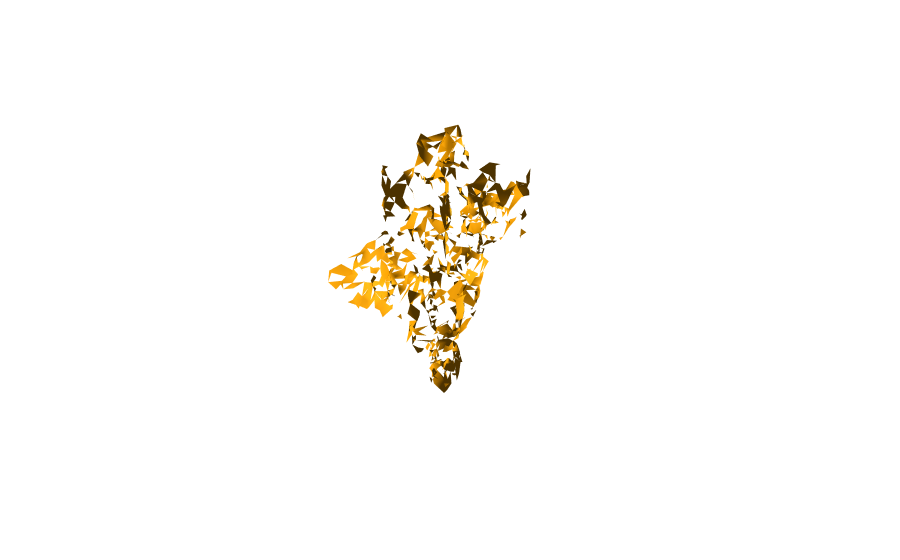

Source (notebook cell):
### Markdown cell above
# BPA Mesh

### Code cell
# ---- Load .ply file ----
file_path = "/work/csse463/202620/04/csse463-image-recognition-project/Meshing/new_reconstructed_bpa_2.ply"  # <-- change this
mesh = o3d.io.read_triangle_mesh(file_path)

if not mesh.has_vertex_normals():
    mesh.compute_vertex_normals()

vertices = np.asarray(mesh.vertices)
triangles = np.asarray(mesh.triangles)

fig = go.Figure(data=[
    go.Mesh3d(
        x=vertices[:,0],
        y=vertices[:,1],
        z=vertices[:,2],
        i=triangles[:,0],
        j=triangles[:,1],
        k=triangles[:,2],
        color='orange',
        opacity=1.0,
        lighting=dict(
            ambient=0.3,
            diffuse=0.8,
            specular=0.3,
            roughness=0.5
        )
    )
])

fig.update_layout(
    scene=dict(
        aspectmode='data', 
        xaxis=dict(visible=False),
        yaxis=dict(visible=False),
        zaxis=dict(visible=False),
        bgcolor='white'
    ),
    paper_bgcolor='white'
)

fig.show()

### Figure 1 — Plotly figure (JSON) as saved in the notebook; plotly's stock layout.template omitted (floating-point values rounded to 4 significant figures; data arrays with more than 128 entries replaced by an {"elided": "..."} marker saying what was removed)
{"data": [{"color": "orange", "i": {"elided": "1774 int values"}, "j": {"elided": "1774 int values"}, "k": {"elided": "1774 int values"}, "lighting": {"ambient": 0.3, "diffuse": 0.8, "roughness": 0.5, "specular": 0.3}, "opacity": 1, "type": "mesh3d", "x": {"elided": "2048 float values"}, "y": {"elided": "2048 float values"}, "z": {"elided": "2048 float values"}}], "layout": {"paper_bgcolor": "white", "scene": {"aspectmode": "data", "bgcolor": "white", "xaxis": {"visible": false}, "yaxis": {"visible": false}, "zaxis": {"visible": false}}}}
